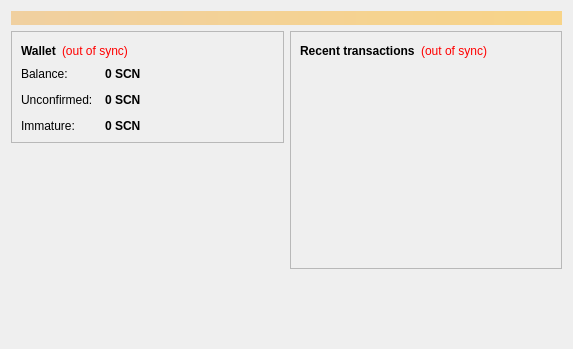
<?xml version="1.0" encoding="UTF-8"?>
<ui version="4.0">
 <class>OverviewPage</class>
 <widget class="QWidget" name="OverviewPage">
  <property name="geometry">
   <rect>
    <x>0</x>
    <y>0</y>
    <width>573</width>
    <height>349</height>
   </rect>
  </property>
  <property name="windowTitle">
   <string>Form</string>
  </property>
  <layout class="QVBoxLayout" name="topLayout">
   <item>
    <widget class="QLabel" name="labelAlerts">
     <property name="visible">
      <bool>false</bool>
     </property>
     <property name="styleSheet">
      <string notr="true">background-color: qlineargradient(x1: 0, y1: 0, x2: 1, y2: 0, stop:0 #F0D0A0, stop:1 #F8D488); color:#000000;</string>
     </property>
     <property name="wordWrap">
      <bool>true</bool>
     </property>
     <property name="margin">
      <number>3</number>
     </property>
    </widget>
   </item>
   <item>
    <layout class="QHBoxLayout" name="horizontalLayout" stretch="1,1">
     <item>
      <layout class="QVBoxLayout" name="verticalLayout_2">
       <item>
        <widget class="QFrame" name="frame">
         <property name="frameShape">
          <enum>QFrame::StyledPanel</enum>
         </property>
         <property name="frameShadow">
          <enum>QFrame::Raised</enum>
         </property>
         <layout class="QVBoxLayout" name="verticalLayout_4">
          <item>
           <layout class="QHBoxLayout" name="horizontalLayout_4">
            <item>
             <widget class="QLabel" name="label_5">
              <property name="font">
               <font>
                <weight>75</weight>
                <bold>true</bold>
               </font>
              </property>
              <property name="text">
               <string>Wallet</string>
              </property>
             </widget>
            </item>
            <item>
             <widget class="QLabel" name="labelWalletStatus">
              <property name="toolTip">
               <string>The displayed information may be out of date. Your wallet automatically synchronizes with the Swiscoin network after a connection is established, but this process has not completed yet.</string>
              </property>
              <property name="styleSheet">
               <string notr="true">QLabel { color: red; }</string>
              </property>
              <property name="text">
               <string notr="true">(out of sync)</string>
              </property>
              <property name="alignment">
               <set>Qt::AlignLeading|Qt::AlignLeft|Qt::AlignVCenter</set>
              </property>
             </widget>
            </item>
            <item>
             <spacer name="horizontalSpacer_2">
              <property name="orientation">
               <enum>Qt::Horizontal</enum>
              </property>
              <property name="sizeHint" stdset="0">
               <size>
                <width>40</width>
                <height>20</height>
               </size>
              </property>
             </spacer>
            </item>
           </layout>
          </item>
          <item>
           <layout class="QFormLayout" name="formLayout_2">
            <property name="fieldGrowthPolicy">
             <enum>QFormLayout::AllNonFixedFieldsGrow</enum>
            </property>
            <property name="horizontalSpacing">
             <number>12</number>
            </property>
            <property name="verticalSpacing">
             <number>12</number>
            </property>
            <item row="0" column="0">
             <widget class="QLabel" name="label">
              <property name="text">
               <string>Balance:</string>
              </property>
             </widget>
            </item>
            <item row="0" column="1">
             <widget class="QLabel" name="labelBalance">
              <property name="font">
               <font>
                <weight>75</weight>
                <bold>true</bold>
               </font>
              </property>
              <property name="cursor">
               <cursorShape>IBeamCursor</cursorShape>
              </property>
              <property name="toolTip">
               <string>Your current balance</string>
              </property>
              <property name="text">
               <string notr="true">0 SCN</string>
              </property>
              <property name="textInteractionFlags">
               <set>Qt::LinksAccessibleByMouse|Qt::TextSelectableByKeyboard|Qt::TextSelectableByMouse</set>
              </property>
             </widget>
            </item>
            <item row="1" column="0">
             <widget class="QLabel" name="label_3">
              <property name="text">
               <string>Unconfirmed:</string>
              </property>
             </widget>
            </item>
            <item row="1" column="1">
             <widget class="QLabel" name="labelUnconfirmed">
              <property name="font">
               <font>
                <weight>75</weight>
                <bold>true</bold>
               </font>
              </property>
              <property name="cursor">
               <cursorShape>IBeamCursor</cursorShape>
              </property>
              <property name="toolTip">
               <string>Total of transactions that have yet to be confirmed, and do not yet count toward the current balance</string>
              </property>
              <property name="text">
               <string notr="true">0 SCN</string>
              </property>
              <property name="textInteractionFlags">
               <set>Qt::LinksAccessibleByMouse|Qt::TextSelectableByKeyboard|Qt::TextSelectableByMouse</set>
              </property>
             </widget>
            </item>
            <item row="2" column="0">
             <widget class="QLabel" name="labelImmatureText">
              <property name="text">
               <string>Immature:</string>
              </property>
             </widget>
            </item>
            <item row="2" column="1">
             <widget class="QLabel" name="labelImmature">
              <property name="font">
               <font>
                <weight>75</weight>
                <bold>true</bold>
               </font>
              </property>
              <property name="toolTip">
               <string>Mined balance that has not yet matured</string>
              </property>
              <property name="text">
               <string notr="true">0 SCN</string>
              </property>
              <property name="textInteractionFlags">
               <set>Qt::LinksAccessibleByMouse|Qt::TextSelectableByKeyboard|Qt::TextSelectableByMouse</set>
              </property>
             </widget>
            </item>
           </layout>
          </item>
         </layout>
        </widget>
       </item>
       <item>
        <spacer name="verticalSpacer">
         <property name="orientation">
          <enum>Qt::Vertical</enum>
         </property>
         <property name="sizeHint" stdset="0">
          <size>
           <width>20</width>
           <height>40</height>
          </size>
         </property>
        </spacer>
       </item>
      </layout>
     </item>
     <item>
      <layout class="QVBoxLayout" name="verticalLayout_3">
       <item>
        <widget class="QFrame" name="frame_2">
         <property name="frameShape">
          <enum>QFrame::StyledPanel</enum>
         </property>
         <property name="frameShadow">
          <enum>QFrame::Raised</enum>
         </property>
         <layout class="QVBoxLayout" name="verticalLayout">
          <item>
           <layout class="QHBoxLayout" name="horizontalLayout_2">
            <item>
             <widget class="QLabel" name="label_4">
              <property name="text">
               <string>&lt;b&gt;Recent transactions&lt;/b&gt;</string>
              </property>
             </widget>
            </item>
            <item>
             <widget class="QLabel" name="labelTransactionsStatus">
              <property name="toolTip">
               <string>The displayed information may be out of date. Your wallet automatically synchronizes with the Swiscoin network after a connection is established, but this process has not completed yet.</string>
              </property>
              <property name="styleSheet">
               <string notr="true">QLabel { color: red; }</string>
              </property>
              <property name="text">
               <string notr="true">(out of sync)</string>
              </property>
              <property name="alignment">
               <set>Qt::AlignRight|Qt::AlignTrailing|Qt::AlignVCenter</set>
              </property>
             </widget>
            </item>
            <item>
             <spacer name="horizontalSpacer">
              <property name="orientation">
               <enum>Qt::Horizontal</enum>
              </property>
              <property name="sizeHint" stdset="0">
               <size>
                <width>40</width>
                <height>20</height>
               </size>
              </property>
             </spacer>
            </item>
           </layout>
          </item>
          <item>
           <widget class="QListView" name="listTransactions">
            <property name="styleSheet">
             <string notr="true">QListView { background: transparent; }</string>
            </property>
            <property name="frameShape">
             <enum>QFrame::NoFrame</enum>
            </property>
            <property name="verticalScrollBarPolicy">
             <enum>Qt::ScrollBarAlwaysOff</enum>
            </property>
            <property name="horizontalScrollBarPolicy">
             <enum>Qt::ScrollBarAlwaysOff</enum>
            </property>
            <property name="selectionMode">
             <enum>QAbstractItemView::NoSelection</enum>
            </property>
           </widget>
          </item>
         </layout>
        </widget>
       </item>
       <item>
        <spacer name="verticalSpacer_2">
         <property name="orientation">
          <enum>Qt::Vertical</enum>
         </property>
         <property name="sizeHint" stdset="0">
          <size>
           <width>20</width>
           <height>40</height>
          </size>
         </property>
        </spacer>
       </item>
      </layout>
     </item>
    </layout>
   </item>
  </layout>
 </widget>
 <resources/>
 <connections/>
</ui>
